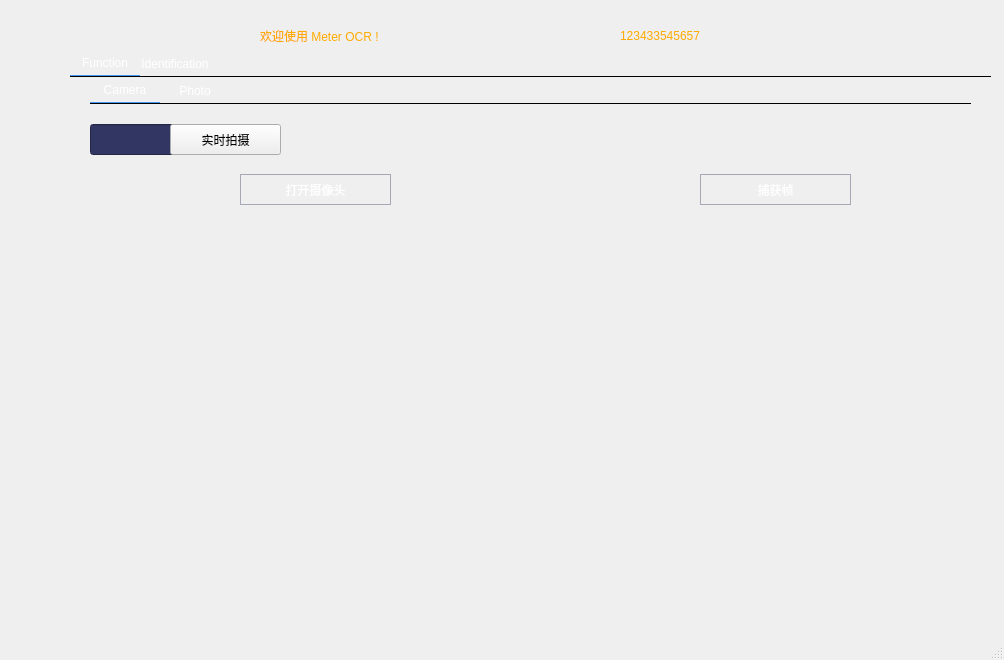
<?xml version="1.0" encoding="UTF-8"?>
<ui version="4.0">
 <class>MainWindow</class>
 <widget class="QMainWindow" name="MainWindow">
  <property name="geometry">
   <rect>
    <x>0</x>
    <y>0</y>
    <width>1004</width>
    <height>660</height>
   </rect>
  </property>
  <property name="windowTitle">
   <string>MainWindow</string>
  </property>
  <widget class="QWidget" name="centralwidget">
   <widget class="QLabel" name="label">
    <property name="geometry">
     <rect>
      <x>-60</x>
      <y>-40</y>
      <width>1121</width>
      <height>721</height>
     </rect>
    </property>
    <property name="text">
     <string/>
    </property>
    <property name="pixmap">
     <pixmap>../res/background.png</pixmap>
    </property>
    <property name="scaledContents">
     <bool>true</bool>
    </property>
   </widget>
   <widget class="QTabWidget" name="tabWidget">
    <property name="geometry">
     <rect>
      <x>70</x>
      <y>50</y>
      <width>921</width>
      <height>581</height>
     </rect>
    </property>
    <property name="styleSheet">
     <string notr="true">QTabWidget::pane{
min-width:70px;
min-height:25px;
border-top: 1px solid;

}

QTabBar::tab {

min-width:70px;

min-height:25px;

color: white;

font:15px &quot;Microsoft YaHei&quot;;

border: 0px solid;



}

QTabBar::tab:selected{

min-width:70px;

min-height:25px;
color: white;

font:16px &quot;Microsoft YaHei&quot;;

border: 0px solid;

border-bottom: 1px solid;

border-color: #4796f0
;

}</string>
    </property>
    <property name="currentIndex">
     <number>0</number>
    </property>
    <property name="iconSize">
     <size>
      <width>20</width>
      <height>16</height>
     </size>
    </property>
    <widget class="QWidget" name="tab">
     <attribute name="title">
      <string>Function</string>
     </attribute>
     <widget class="QTabWidget" name="tabWidget_3">
      <property name="geometry">
       <rect>
        <x>20</x>
        <y>0</y>
        <width>881</width>
        <height>541</height>
       </rect>
      </property>
      <property name="styleSheet">
       <string notr="true">QTabWidget::pane{
min-width:70px;
min-height:25px;
border-top: 1px solid;

}

QTabBar::tab {

min-width:70px;

min-height:25px;

color: white;

font:14px &quot;Microsoft YaHei&quot;;

border: 0px solid;



}

QTabBar::tab:selected{

min-width:70px;

min-height:25px;
color: white;

font:15px &quot;Microsoft YaHei&quot;;

border: 0px solid;

border-bottom: 1px solid;

border-color: #4796f0;

}</string>
      </property>
      <property name="currentIndex">
       <number>0</number>
      </property>
      <widget class="QWidget" name="tab_9">
       <attribute name="title">
        <string>Camera</string>
       </attribute>
       <widget class="QLineEdit" name="lineEdit">
        <property name="geometry">
         <rect>
          <x>0</x>
          <y>20</y>
          <width>91</width>
          <height>31</height>
         </rect>
        </property>
        <property name="styleSheet">
         <string notr="true">background-color: rgb(49, 54, 98);
font-family:微软雅黑;
color:white;</string>
        </property>
       </widget>
       <widget class="QPushButton" name="pushButton">
        <property name="geometry">
         <rect>
          <x>80</x>
          <y>20</y>
          <width>111</width>
          <height>31</height>
         </rect>
        </property>
        <property name="styleSheet">
         <string notr="true">QPushButton {	
	font-family:微软雅黑;
	border-image: url(:/newPrefix/search_button.png);
}
QPushButton:hover {
	border-image: url(:/newPrefix/search_button_2.png);
}
QPushButton:pressed {	
	border-image: url(:/newPrefix/search_button.png);
}
</string>
        </property>
        <property name="text">
         <string>实时拍摄</string>
        </property>
        <property name="icon">
         <iconset>
          <normaloff>../res/camera.png</normaloff>../res/camera.png</iconset>
        </property>
        <property name="iconSize">
         <size>
          <width>29</width>
          <height>31</height>
         </size>
        </property>
       </widget>
       <widget class="QPushButton" name="btn_open_camera">
        <property name="geometry">
         <rect>
          <x>150</x>
          <y>70</y>
          <width>151</width>
          <height>31</height>
         </rect>
        </property>
        <property name="sizePolicy">
         <sizepolicy hsizetype="Minimum" vsizetype="Expanding">
          <horstretch>0</horstretch>
          <verstretch>0</verstretch>
         </sizepolicy>
        </property>
        <property name="minimumSize">
         <size>
          <width>0</width>
          <height>0</height>
         </size>
        </property>
        <property name="maximumSize">
         <size>
          <width>16777215</width>
          <height>16777215</height>
         </size>
        </property>
        <property name="toolTip">
         <string>Close</string>
        </property>
        <property name="styleSheet">
         <string notr="true">QPushButton {	
	color:white;
	font-family:微软雅黑;
	border: 1px solid #A7A8B6;
	background-color:transparent;
}
QPushButton:hover {
	background-color:transparent;
	border: 1px solid #FFFFFF;
}
QPushButton:pressed {	
	border: 1px solid #A7A8B6;
}</string>
        </property>
        <property name="text">
         <string>打开摄像头</string>
        </property>
       </widget>
       <widget class="QPushButton" name="btn_capture_frame">
        <property name="geometry">
         <rect>
          <x>610</x>
          <y>70</y>
          <width>151</width>
          <height>31</height>
         </rect>
        </property>
        <property name="sizePolicy">
         <sizepolicy hsizetype="Minimum" vsizetype="Expanding">
          <horstretch>0</horstretch>
          <verstretch>0</verstretch>
         </sizepolicy>
        </property>
        <property name="minimumSize">
         <size>
          <width>0</width>
          <height>0</height>
         </size>
        </property>
        <property name="maximumSize">
         <size>
          <width>16777215</width>
          <height>16777215</height>
         </size>
        </property>
        <property name="toolTip">
         <string>Close</string>
        </property>
        <property name="styleSheet">
         <string notr="true">QPushButton {	
	color:white;
	font-family:微软雅黑;
	border: 1px solid #A7A8B6;
	background-color:transparent;
}
QPushButton:hover {
	background-color:transparent;
	border: 1px solid #FFFFFF;
}
QPushButton:pressed {	
	border: 1px solid #A7A8B6;
}</string>
        </property>
        <property name="text">
         <string>捕获帧</string>
        </property>
       </widget>
       <widget class="QLabel" name="camera">
        <property name="geometry">
         <rect>
          <x>70</x>
          <y>130</y>
          <width>321</width>
          <height>331</height>
         </rect>
        </property>
        <property name="text">
         <string/>
        </property>
       </widget>
       <widget class="QLabel" name="photo">
        <property name="geometry">
         <rect>
          <x>480</x>
          <y>130</y>
          <width>321</width>
          <height>331</height>
         </rect>
        </property>
        <property name="text">
         <string/>
        </property>
       </widget>
       <widget class="QLabel" name="label_20">
        <property name="geometry">
         <rect>
          <x>-40</x>
          <y>90</y>
          <width>501</width>
          <height>461</height>
         </rect>
        </property>
        <property name="styleSheet">
         <string notr="true"/>
        </property>
        <property name="text">
         <string/>
        </property>
        <property name="pixmap">
         <pixmap>../../../../pyqt5/Bilibili文件源码 + 资源/CSGO_仿B5平台界面/res/bk.png</pixmap>
        </property>
       </widget>
       <widget class="QLabel" name="label_21">
        <property name="geometry">
         <rect>
          <x>460</x>
          <y>120</y>
          <width>421</width>
          <height>381</height>
         </rect>
        </property>
        <property name="styleSheet">
         <string notr="true"/>
        </property>
        <property name="text">
         <string/>
        </property>
        <property name="pixmap">
         <pixmap>../../../../pyqt5/Bilibili文件源码 + 资源/CSGO_仿B5平台界面/res/bk.png</pixmap>
        </property>
       </widget>
      </widget>
      <widget class="QWidget" name="tab_10">
       <attribute name="title">
        <string>Photo</string>
       </attribute>
       <widget class="QLabel" name="label_4">
        <property name="geometry">
         <rect>
          <x>110</x>
          <y>60</y>
          <width>61</width>
          <height>51</height>
         </rect>
        </property>
        <property name="text">
         <string/>
        </property>
        <property name="pixmap">
         <pixmap>../res/slideshow.png</pixmap>
        </property>
        <property name="scaledContents">
         <bool>true</bool>
        </property>
       </widget>
       <widget class="QPushButton" name="btn_open_image">
        <property name="geometry">
         <rect>
          <x>70</x>
          <y>110</y>
          <width>141</width>
          <height>31</height>
         </rect>
        </property>
        <property name="sizePolicy">
         <sizepolicy hsizetype="Minimum" vsizetype="Expanding">
          <horstretch>0</horstretch>
          <verstretch>0</verstretch>
         </sizepolicy>
        </property>
        <property name="minimumSize">
         <size>
          <width>0</width>
          <height>0</height>
         </size>
        </property>
        <property name="maximumSize">
         <size>
          <width>16777215</width>
          <height>16777215</height>
         </size>
        </property>
        <property name="toolTip">
         <string>Close</string>
        </property>
        <property name="styleSheet">
         <string notr="true">QPushButton {	
	color:white;
	font-family:微软雅黑;
	border: 1px solid #A7A8B6;
	background-color:transparent;
}
QPushButton:hover {
	background-color:transparent;
	border: 1px solid #FFFFFF;
}
QPushButton:pressed {	
	border: 1px solid #A7A8B6;
}</string>
        </property>
        <property name="text">
         <string>打开图片</string>
        </property>
       </widget>
       <widget class="QLabel" name="image">
        <property name="geometry">
         <rect>
          <x>320</x>
          <y>40</y>
          <width>471</width>
          <height>441</height>
         </rect>
        </property>
        <property name="styleSheet">
         <string notr="true"/>
        </property>
        <property name="text">
         <string/>
        </property>
        <property name="pixmap">
         <pixmap>../../../../pyqt5/Bilibili文件源码 + 资源/CSGO_仿B5平台界面/res/bk.png</pixmap>
        </property>
       </widget>
       <widget class="QLabel" name="image_board">
        <property name="geometry">
         <rect>
          <x>323</x>
          <y>41</y>
          <width>471</width>
          <height>441</height>
         </rect>
        </property>
        <property name="text">
         <string/>
        </property>
       </widget>
      </widget>
     </widget>
    </widget>
    <widget class="QWidget" name="tab_2">
     <attribute name="title">
      <string>Identification</string>
     </attribute>
     <widget class="QTabWidget" name="tabWidget_2">
      <property name="geometry">
       <rect>
        <x>20</x>
        <y>0</y>
        <width>881</width>
        <height>551</height>
       </rect>
      </property>
      <property name="styleSheet">
       <string notr="true">QTabWidget::pane{
min-width:70px;
min-height:25px;
border-top: 1px solid;

}

QTabBar::tab {

min-width:70px;

min-height:25px;

color: white;

font:14px &quot;Microsoft YaHei&quot;;

border: 0px solid;



}

QTabBar::tab:selected{

min-width:70px;

min-height:25px;
color: white;

font:15px &quot;Microsoft YaHei&quot;;

border: 0px solid;

border-bottom: 1px solid;

border-color: #4796f0;

}</string>
      </property>
      <property name="currentIndex">
       <number>0</number>
      </property>
      <widget class="QWidget" name="tab_3">
       <attribute name="title">
        <string>Paddle</string>
       </attribute>
       <widget class="QPushButton" name="btn_meter_ocr">
        <property name="geometry">
         <rect>
          <x>110</x>
          <y>100</y>
          <width>151</width>
          <height>51</height>
         </rect>
        </property>
        <property name="sizePolicy">
         <sizepolicy hsizetype="Minimum" vsizetype="Expanding">
          <horstretch>0</horstretch>
          <verstretch>0</verstretch>
         </sizepolicy>
        </property>
        <property name="minimumSize">
         <size>
          <width>0</width>
          <height>0</height>
         </size>
        </property>
        <property name="maximumSize">
         <size>
          <width>16777215</width>
          <height>16777215</height>
         </size>
        </property>
        <property name="toolTip">
         <string>Close</string>
        </property>
        <property name="styleSheet">
         <string notr="true">QPushButton {	
	font: 10pt &quot;楷体&quot;;
	font-family:微软雅黑;
	border-image: url(:/newPrefix/button2.png);
}
QPushButton:hover {
	border-image: url(:/newPrefix/button.png);
}
QPushButton:pressed {	
	border-image: url(:/newPrefix/button2.png);
}</string>
        </property>
        <property name="text">
         <string>Meter OCR</string>
        </property>
       </widget>
       <widget class="QPushButton" name="pushButton_4">
        <property name="geometry">
         <rect>
          <x>20</x>
          <y>460</y>
          <width>51</width>
          <height>51</height>
         </rect>
        </property>
        <property name="styleSheet">
         <string notr="true">QPushButton{
	background-color: qconicalgradient(cx:0.5, cy:0.5, angle:0, 		stop:0.1 rgba(85, 170, 255, 255), stop:0.09 rgba(255, 255, 255, 255));
	border-radius: 25px;
	border: 2px solid gray;
}
QPushButton:hover{                    
	border:2px solid gray;
}
QPushButton:pressed{
	border: 2px solid gray;
}</string>
        </property>
        <property name="text">
         <string/>
        </property>
       </widget>
       <widget class="QLabel" name="label_8">
        <property name="geometry">
         <rect>
          <x>30</x>
          <y>420</y>
          <width>81</width>
          <height>31</height>
         </rect>
        </property>
        <property name="styleSheet">
         <string notr="true">color:white;
font: 11pt &quot;AcadEref&quot;;
font-family:微软雅黑;</string>
        </property>
        <property name="text">
         <string>CPU</string>
        </property>
       </widget>
       <widget class="QLabel" name="label_5">
        <property name="geometry">
         <rect>
          <x>80</x>
          <y>70</y>
          <width>51</width>
          <height>61</height>
         </rect>
        </property>
        <property name="text">
         <string/>
        </property>
        <property name="pixmap">
         <pixmap>../res/触屏.png</pixmap>
        </property>
        <property name="scaledContents">
         <bool>true</bool>
        </property>
       </widget>
       <widget class="QLabel" name="label_7">
        <property name="geometry">
         <rect>
          <x>430</x>
          <y>20</y>
          <width>421</width>
          <height>491</height>
         </rect>
        </property>
        <property name="styleSheet">
         <string notr="true">background-color: rgb(85, 85, 127);</string>
        </property>
        <property name="text">
         <string/>
        </property>
       </widget>
       <widget class="QTextEdit" name="text_meterocr">
        <property name="geometry">
         <rect>
          <x>450</x>
          <y>40</y>
          <width>381</width>
          <height>451</height>
         </rect>
        </property>
        <property name="html">
         <string>&lt;!DOCTYPE HTML PUBLIC &quot;-//W3C//DTD HTML 4.0//EN&quot; &quot;http://www.w3.org/TR/REC-html40/strict.dtd&quot;&gt;
&lt;html&gt;&lt;head&gt;&lt;meta name=&quot;qrichtext&quot; content=&quot;1&quot; /&gt;&lt;style type=&quot;text/css&quot;&gt;
p, li { white-space: pre-wrap; }
&lt;/style&gt;&lt;/head&gt;&lt;body style=&quot; font-family:'SimSun'; font-size:9pt; font-weight:400; font-style:normal;&quot;&gt;
&lt;p style=&quot;-qt-paragraph-type:empty; margin-top:0px; margin-bottom:0px; margin-left:0px; margin-right:0px; -qt-block-indent:0; text-indent:0px;&quot;&gt;&lt;br /&gt;&lt;/p&gt;&lt;/body&gt;&lt;/html&gt;</string>
        </property>
       </widget>
       <widget class="QPushButton" name="btn_screen_information">
        <property name="geometry">
         <rect>
          <x>110</x>
          <y>290</y>
          <width>151</width>
          <height>51</height>
         </rect>
        </property>
        <property name="sizePolicy">
         <sizepolicy hsizetype="Minimum" vsizetype="Expanding">
          <horstretch>0</horstretch>
          <verstretch>0</verstretch>
         </sizepolicy>
        </property>
        <property name="minimumSize">
         <size>
          <width>0</width>
          <height>0</height>
         </size>
        </property>
        <property name="maximumSize">
         <size>
          <width>16777215</width>
          <height>16777215</height>
         </size>
        </property>
        <property name="toolTip">
         <string>Close</string>
        </property>
        <property name="styleSheet">
         <string notr="true">QPushButton {	
	font: 10pt &quot;楷体&quot;;
	font-family:微软雅黑;
	border-image: url(:/newPrefix/button2.png);
}
QPushButton:hover {
	border-image: url(:/newPrefix/button.png);
}
QPushButton:pressed {	
	border-image: url(:/newPrefix/button2.png);
}</string>
        </property>
        <property name="text">
         <string>屏幕信息</string>
        </property>
       </widget>
       <widget class="QLabel" name="label_6">
        <property name="geometry">
         <rect>
          <x>80</x>
          <y>260</y>
          <width>51</width>
          <height>61</height>
         </rect>
        </property>
        <property name="text">
         <string/>
        </property>
        <property name="pixmap">
         <pixmap>../res/触屏.png</pixmap>
        </property>
        <property name="scaledContents">
         <bool>true</bool>
        </property>
       </widget>
       <widget class="QLabel" name="label_16">
        <property name="geometry">
         <rect>
          <x>0</x>
          <y>0</y>
          <width>511</width>
          <height>521</height>
         </rect>
        </property>
        <property name="styleSheet">
         <string notr="true"/>
        </property>
        <property name="text">
         <string/>
        </property>
        <property name="pixmap">
         <pixmap>../../../../pyqt5/Bilibili文件源码 + 资源/CSGO_仿B5平台界面/res/bk.png</pixmap>
        </property>
       </widget>
       <widget class="QLabel" name="label_18">
        <property name="geometry">
         <rect>
          <x>510</x>
          <y>0</y>
          <width>381</width>
          <height>521</height>
         </rect>
        </property>
        <property name="styleSheet">
         <string notr="true"/>
        </property>
        <property name="text">
         <string/>
        </property>
        <property name="pixmap">
         <pixmap>../../../../pyqt5/Bilibili文件源码 + 资源/CSGO_仿B5平台界面/res/bk.png</pixmap>
        </property>
       </widget>
       <zorder>label_16</zorder>
       <zorder>label_18</zorder>
       <zorder>label_7</zorder>
       <zorder>btn_meter_ocr</zorder>
       <zorder>pushButton_4</zorder>
       <zorder>label_8</zorder>
       <zorder>label_5</zorder>
       <zorder>text_meterocr</zorder>
       <zorder>btn_screen_information</zorder>
       <zorder>label_6</zorder>
      </widget>
      <widget class="QWidget" name="tab_4">
       <attribute name="title">
        <string>Text</string>
       </attribute>
       <widget class="QLabel" name="label_14">
        <property name="geometry">
         <rect>
          <x>820</x>
          <y>470</y>
          <width>31</width>
          <height>31</height>
         </rect>
        </property>
        <property name="styleSheet">
         <string notr="true"/>
        </property>
        <property name="text">
         <string/>
        </property>
        <property name="pixmap">
         <pixmap>../../../../pyqt5/Bilibili文件源码 + 资源/CSGO_仿B5平台界面/res/yx.png</pixmap>
        </property>
       </widget>
       <widget class="QLabel" name="label_15">
        <property name="geometry">
         <rect>
          <x>350</x>
          <y>470</y>
          <width>31</width>
          <height>31</height>
         </rect>
        </property>
        <property name="styleSheet">
         <string notr="true"/>
        </property>
        <property name="text">
         <string/>
        </property>
        <property name="pixmap">
         <pixmap>../../../../pyqt5/Bilibili文件源码 + 资源/CSGO_仿B5平台界面/res/zx.png</pixmap>
        </property>
       </widget>
       <widget class="QLabel" name="label_13">
        <property name="geometry">
         <rect>
          <x>350</x>
          <y>19</y>
          <width>31</width>
          <height>31</height>
         </rect>
        </property>
        <property name="styleSheet">
         <string notr="true"/>
        </property>
        <property name="text">
         <string/>
        </property>
        <property name="pixmap">
         <pixmap>../../../../pyqt5/Bilibili文件源码 + 资源/CSGO_仿B5平台界面/res/zs.png</pixmap>
        </property>
       </widget>
       <widget class="QLabel" name="label_12">
        <property name="geometry">
         <rect>
          <x>820</x>
          <y>20</y>
          <width>31</width>
          <height>31</height>
         </rect>
        </property>
        <property name="styleSheet">
         <string notr="true"/>
        </property>
        <property name="text">
         <string/>
        </property>
        <property name="pixmap">
         <pixmap>../../../../pyqt5/Bilibili文件源码 + 资源/CSGO_仿B5平台界面/res/ys.png</pixmap>
        </property>
       </widget>
       <widget class="QLabel" name="label_10">
        <property name="geometry">
         <rect>
          <x>340</x>
          <y>10</y>
          <width>531</width>
          <height>501</height>
         </rect>
        </property>
        <property name="styleSheet">
         <string notr="true"/>
        </property>
        <property name="text">
         <string/>
        </property>
        <property name="pixmap">
         <pixmap>../../../../pyqt5/Bilibili文件源码 + 资源/CSGO_仿B5平台界面/res/bk.png</pixmap>
        </property>
       </widget>
       <widget class="QLabel" name="label_11">
        <property name="geometry">
         <rect>
          <x>360</x>
          <y>30</y>
          <width>481</width>
          <height>461</height>
         </rect>
        </property>
        <property name="styleSheet">
         <string notr="true"/>
        </property>
        <property name="text">
         <string/>
        </property>
        <property name="pixmap">
         <pixmap>../../../../pyqt5/Bilibili文件源码 + 资源/CSGO_仿B5平台界面/res/bk.png</pixmap>
        </property>
       </widget>
       <widget class="QLabel" name="label_9">
        <property name="geometry">
         <rect>
          <x>0</x>
          <y>250</y>
          <width>311</width>
          <height>171</height>
         </rect>
        </property>
        <property name="styleSheet">
         <string notr="true">font: 28pt &quot;隶书&quot;;
color: rgb(0, 170, 255);</string>
        </property>
        <property name="text">
         <string> 感谢使用！</string>
        </property>
       </widget>
       <widget class="QTextEdit" name="text_data_ocr">
        <property name="geometry">
         <rect>
          <x>370</x>
          <y>40</y>
          <width>461</width>
          <height>441</height>
         </rect>
        </property>
        <property name="html">
         <string>&lt;!DOCTYPE HTML PUBLIC &quot;-//W3C//DTD HTML 4.0//EN&quot; &quot;http://www.w3.org/TR/REC-html40/strict.dtd&quot;&gt;
&lt;html&gt;&lt;head&gt;&lt;meta name=&quot;qrichtext&quot; content=&quot;1&quot; /&gt;&lt;style type=&quot;text/css&quot;&gt;
p, li { white-space: pre-wrap; }
&lt;/style&gt;&lt;/head&gt;&lt;body style=&quot; font-family:'SimSun'; font-size:9pt; font-weight:400; font-style:normal;&quot;&gt;
&lt;p style=&quot;-qt-paragraph-type:empty; margin-top:0px; margin-bottom:0px; margin-left:0px; margin-right:0px; -qt-block-indent:0; text-indent:0px;&quot;&gt;&lt;br /&gt;&lt;/p&gt;&lt;/body&gt;&lt;/html&gt;</string>
        </property>
       </widget>
       <widget class="QLabel" name="label_17">
        <property name="geometry">
         <rect>
          <x>30</x>
          <y>70</y>
          <width>51</width>
          <height>61</height>
         </rect>
        </property>
        <property name="text">
         <string/>
        </property>
        <property name="pixmap">
         <pixmap>../res/触屏.png</pixmap>
        </property>
        <property name="scaledContents">
         <bool>true</bool>
        </property>
       </widget>
       <widget class="QPushButton" name="btn_historical_data">
        <property name="geometry">
         <rect>
          <x>60</x>
          <y>100</y>
          <width>151</width>
          <height>51</height>
         </rect>
        </property>
        <property name="sizePolicy">
         <sizepolicy hsizetype="Minimum" vsizetype="Expanding">
          <horstretch>0</horstretch>
          <verstretch>0</verstretch>
         </sizepolicy>
        </property>
        <property name="minimumSize">
         <size>
          <width>0</width>
          <height>0</height>
         </size>
        </property>
        <property name="maximumSize">
         <size>
          <width>16777215</width>
          <height>16777215</height>
         </size>
        </property>
        <property name="toolTip">
         <string>Close</string>
        </property>
        <property name="styleSheet">
         <string notr="true">QPushButton {	
	font: 10pt &quot;楷体&quot;;
	font-family:微软雅黑;
	border-image: url(:/newPrefix/button2.png);
}
QPushButton:hover {
	border-image: url(:/newPrefix/button.png);
}
QPushButton:pressed {	
	border-image: url(:/newPrefix/button2.png);
}</string>
        </property>
        <property name="text">
         <string>历史数据</string>
        </property>
       </widget>
       <zorder>label_10</zorder>
       <zorder>label_11</zorder>
       <zorder>label_9</zorder>
       <zorder>text_data_ocr</zorder>
       <zorder>label_12</zorder>
       <zorder>label_14</zorder>
       <zorder>label_13</zorder>
       <zorder>label_15</zorder>
       <zorder>btn_historical_data</zorder>
       <zorder>label_17</zorder>
      </widget>
     </widget>
    </widget>
   </widget>
   <widget class="QPushButton" name="btn_close">
    <property name="geometry">
     <rect>
      <x>950</x>
      <y>10</y>
      <width>40</width>
      <height>51</height>
     </rect>
    </property>
    <property name="sizePolicy">
     <sizepolicy hsizetype="Minimum" vsizetype="Expanding">
      <horstretch>0</horstretch>
      <verstretch>0</verstretch>
     </sizepolicy>
    </property>
    <property name="minimumSize">
     <size>
      <width>20</width>
      <height>0</height>
     </size>
    </property>
    <property name="maximumSize">
     <size>
      <width>40</width>
      <height>16777215</height>
     </size>
    </property>
    <property name="toolTip">
     <string>Close</string>
    </property>
    <property name="styleSheet">
     <string notr="true">QPushButton {	
	border: none;
	border-radius: 6px;
	background-color: transparent;
}
QPushButton:hover {
	background-color: rgb(38, 43, 85);
}
QPushButton:pressed {	
	background-color: transparent;
}</string>
    </property>
    <property name="text">
     <string/>
    </property>
    <property name="icon">
     <iconset>
      <normaloff>../../../../pyqt5/Bilibili文件源码 + 资源/CSGO_仿B5平台界面/res/24gl-extractLeft.png</normaloff>../../../../pyqt5/Bilibili文件源码 + 资源/CSGO_仿B5平台界面/res/24gl-extractLeft.png</iconset>
    </property>
   </widget>
   <widget class="QPushButton" name="btn_minimize">
    <property name="geometry">
     <rect>
      <x>910</x>
      <y>10</y>
      <width>31</width>
      <height>51</height>
     </rect>
    </property>
    <property name="sizePolicy">
     <sizepolicy hsizetype="Minimum" vsizetype="Expanding">
      <horstretch>0</horstretch>
      <verstretch>0</verstretch>
     </sizepolicy>
    </property>
    <property name="minimumSize">
     <size>
      <width>20</width>
      <height>0</height>
     </size>
    </property>
    <property name="maximumSize">
     <size>
      <width>40</width>
      <height>16777215</height>
     </size>
    </property>
    <property name="toolTip">
     <string>Minimize</string>
    </property>
    <property name="styleSheet">
     <string notr="true">QPushButton {	
	border: none;
	border-radius: 6px;
	background-color: transparent;
}
QPushButton:hover {
	background-color: rgb(38, 43, 85);
}
QPushButton:pressed {	
	background-color: transparent;
}</string>
    </property>
    <property name="text">
     <string/>
    </property>
    <property name="icon">
     <iconset>
      <normaloff>../../../../pyqt5/Bilibili文件源码 + 资源/CSGO_仿B5平台界面/res/最小化.png</normaloff>../../../../pyqt5/Bilibili文件源码 + 资源/CSGO_仿B5平台界面/res/最小化.png</iconset>
    </property>
   </widget>
   <widget class="QLabel" name="label_2">
    <property name="geometry">
     <rect>
      <x>0</x>
      <y>0</y>
      <width>81</width>
      <height>81</height>
     </rect>
    </property>
    <property name="text">
     <string/>
    </property>
    <property name="pixmap">
     <pixmap>../res/logo.png</pixmap>
    </property>
    <property name="scaledContents">
     <bool>true</bool>
    </property>
   </widget>
   <widget class="QLabel" name="label_welcome">
    <property name="geometry">
     <rect>
      <x>260</x>
      <y>10</y>
      <width>381</width>
      <height>51</height>
     </rect>
    </property>
    <property name="styleSheet">
     <string notr="true">font: 15pt &quot;华文隶书&quot;;
color: rgb(255, 170, 0);</string>
    </property>
    <property name="text">
     <string>欢迎使用 Meter OCR !</string>
    </property>
   </widget>
   <widget class="QLabel" name="label_time">
    <property name="geometry">
     <rect>
      <x>620</x>
      <y>10</y>
      <width>241</width>
      <height>51</height>
     </rect>
    </property>
    <property name="styleSheet">
     <string notr="true">font: 15pt &quot;华文隶书&quot;;
color: rgb(255, 170, 0);</string>
    </property>
    <property name="text">
     <string>123433545657</string>
    </property>
   </widget>
  </widget>
  <widget class="QStatusBar" name="statusbar"/>
 </widget>
 <resources/>
 <connections/>
</ui>
